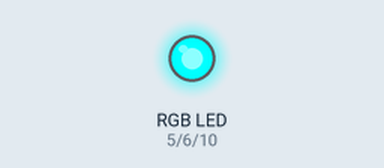
The sketch below on a simulated Arduino Uno, built with avr-gcc and run on an emulated ATmega328P. Shown: an RGB LED mixed from three pins (HIGH = lit).

Above: at 0.1 s.
At 1.1 s:
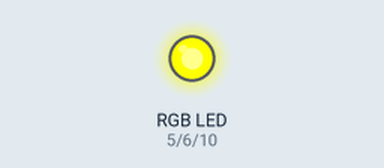
At 2.7 s:
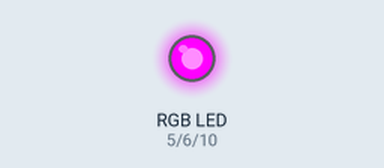
Timing chart, 0 to 3.0 s (numbered marks = the images above):
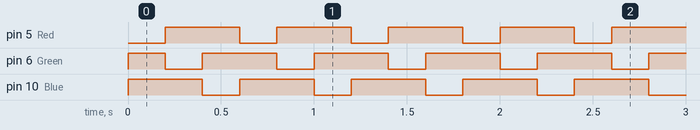

The sketch:

ArduKit_RGB_LED_1.ino
```cpp
/*by VIPREKİT
 *
 * Bu uygulamada RGB lerler 200ms aralıkla
 * sırası ile yakılıyor.
 * R-->5  Kırmızı
 * G-->6  Yeşil
 * B-->10 Mavi
 *
 *
 * www.viprekit.com
 */


const int Red = 5;
const int Green = 6;
const int Blue = 10;

void setup(){

pinMode(Red,OUTPUT);
pinMode(Green,OUTPUT);
pinMode(Blue,OUTPUT);

}

void loop(){
digitalWrite(Red,LOW);
digitalWrite(Green,HIGH);
digitalWrite(Blue,HIGH);
delay(200);

digitalWrite(Red,HIGH);
digitalWrite(Green,LOW);
digitalWrite(Blue,HIGH);
delay(200);

digitalWrite(Red,HIGH);
digitalWrite(Green,HIGH);
digitalWrite(Blue,LOW);
delay(200);


}
```

Measured:
- by itself, pin 5 (Red), pin 10 (Blue): alternates HIGH for 0.40 s and LOW for 0.20 s
- by itself, pin 6 (Green): repeats every 0.60 s: LOW 0.20 s, HIGH 0.40 s
- by itself, everything shown: repeats every 0.60 s, in 3 steps
